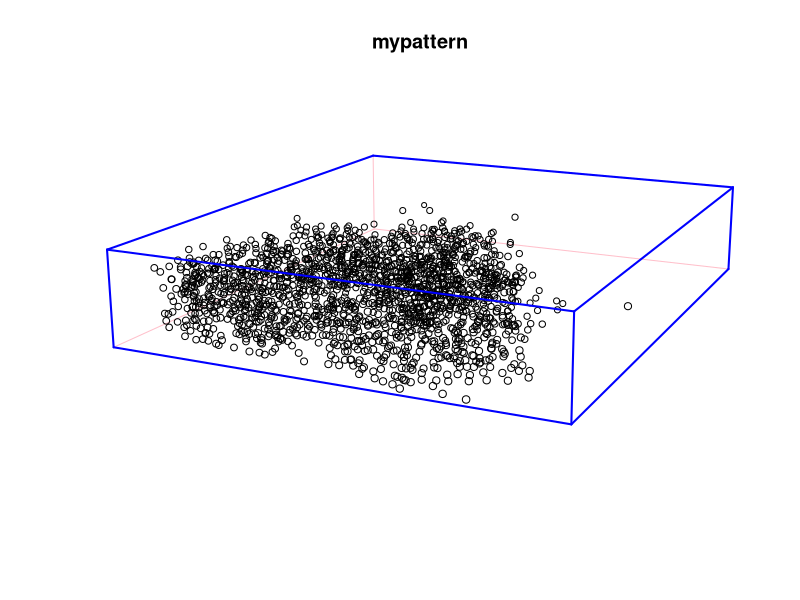
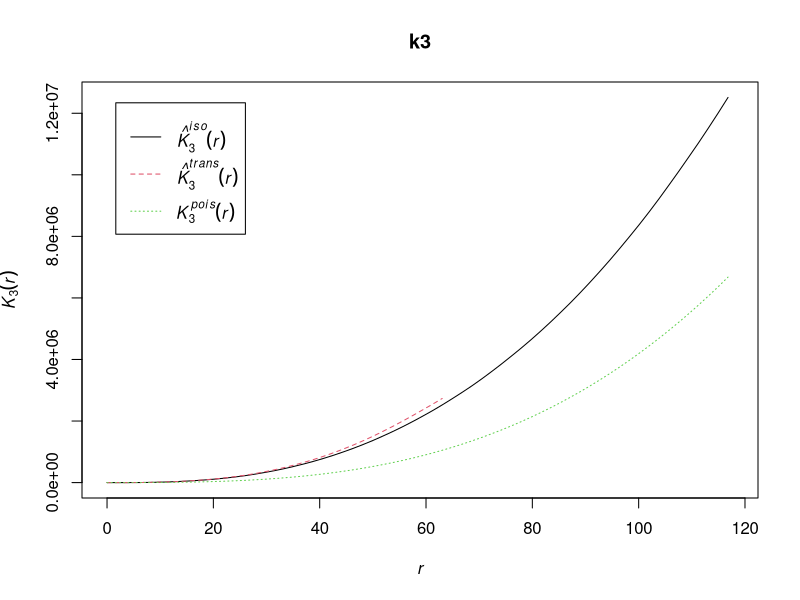
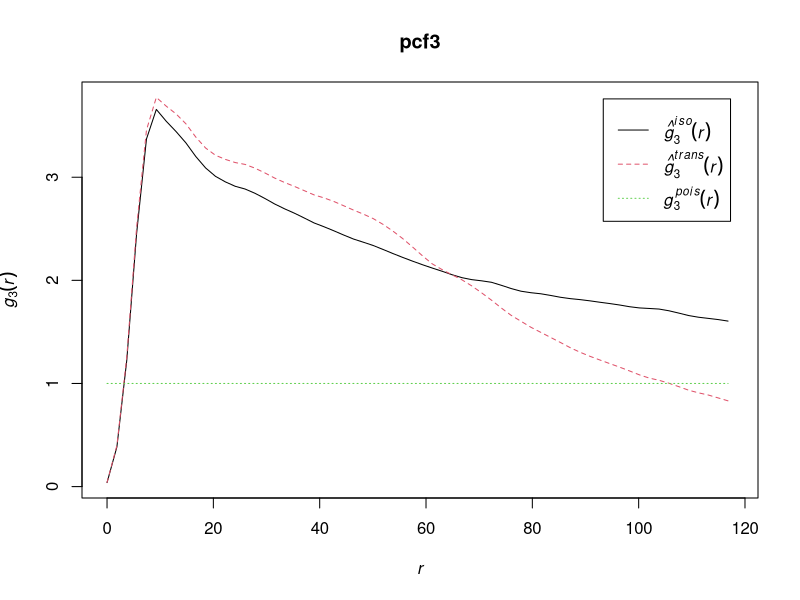

Write the R code that produced these figures, in order.
## ---- chunk 1
library(tidyverse)
library(spatstat)
## ---- chunk 2
coordinates <- read.csv("cell_type_coordinates.csv",
                        row.names = 1) # data for cancer cells
## ---- chunk 3
dim(coordinates)
## ---- chunk 4
summary(coordinates)
## ---- chunk 5
cell_mat <- as.matrix(coordinates[1:3])
## ---- chunk 6
dim(cell_mat)[2]
## ---- chunk 7
pp_box <- function(mat) {
  x_range <- c(min(mat[, 1]), max(mat[, 1]))
  y_range <- c(min(mat[, 2]), max(mat[, 2]))

  if (dim(mat)[2] == 3) {
    z_range <- c(min(mat[, 3]), max(mat[, 3]))
    # Create the scale frame for point pattern (either 3D or 2D)
    spatstat.geom::box3(xrange = x_range, yrange = y_range, zrange = z_range)
  } else {
    spatstat.geom::owin(x_range, y_range)
  }
}
## ---- chunk 8
mypattern <- pp3(cell_mat[, 1], cell_mat[, 2],
                 cell_mat[, 3], pp_box(cell_mat))
## ---- chunk 9
plot(mypattern)
## ---- chunk 10
# Compute the 3D Ripley's K function for your pp3 object
k3 <- K3est(mypattern)

# Plot the estimated K function
plot(k3)
## ---- chunk 11
# Compute the 3D pair correlation function for your pp3 object
pcf3 <- pcf3est(mypattern)

# Plot the estimated pair correlation function
plot(pcf3)
## ---- chunk 12
rotation <- function(a, b, g) {
  matrix(c(
           cos(a) * cos(b),
           cos(a) * sin(b) * sin(g) - sin(a) * cos(g),
           cos(a) * sin(b) * cos(g) + sin(a) * sin(g),
           sin(a) * cos(b),
           sin(a) * sin(b) * sin(g) + cos(a) * cos(g),
           sin(a) * sin(b) * cos(g) - cos(a) * sin(g),
           -sin(b),
           cos(b) * sin(g),
           cos(b) * cos(g))
  , nrow = 3, byrow = TRUE)
}
## ---- chunk 13
slice <- function(a, b, c, slice_size, mut_frame) {
  "Compute the slice of the 3D point pattern."
  value <- a * mut_frame[, 1] + b * mut_frame[, 2] + c * mut_frame[, 3]
  # Return a logical vector: TRUE if value is within the slice, FALSE otherwise.
  value >= -slice_size / 2 & value <= slice_size / 2
}
## ---- chunk 14
coordinates %>%
  filter(slice(0, 0, 1, 2, as.matrix(coordinates[, 1:3])))
## ---- chunk 15
pc_for_slice <- function(g, b, a, cell_mat) {
  "Compute the dissections of the 3D point pattern."
  mut_mat <- cell_mat %*% rotation(g, b, a)
  # Convert mutation_matrix to dataframe object to apply slice function
  mut_frame <- as.data.frame(mut_mat)
  # Create a slice of the 3D point pattern
  slices <- mut_frame |>
    (\(df) filter(df, slice(0, 0, 1, 2, as.matrix(select(df, X, Y, Z)))))()
  # Create a 3D point pattern object
  pp <- pp3(slices, y, z, box)
  # Compute the 3D pair correlation function
  pcf3est(pp)
}
## ---- chunk 16
pp_box(cell_mat)
